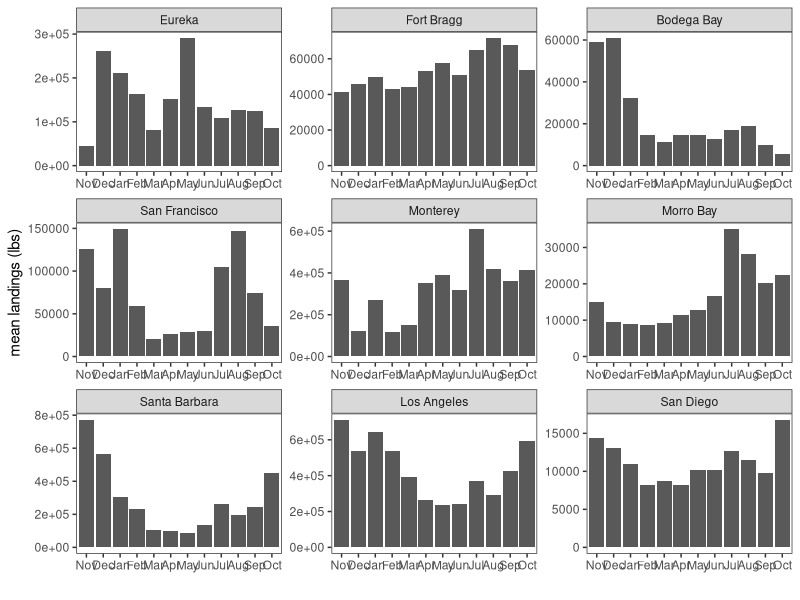
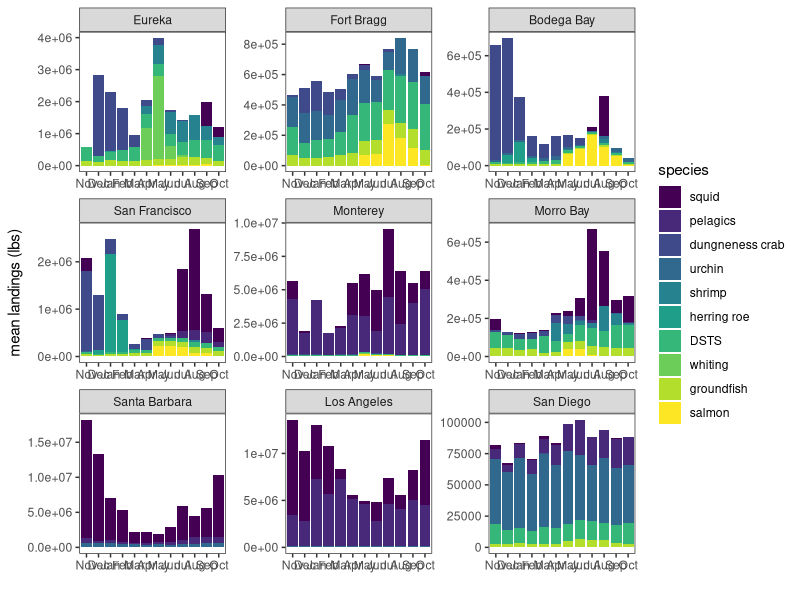
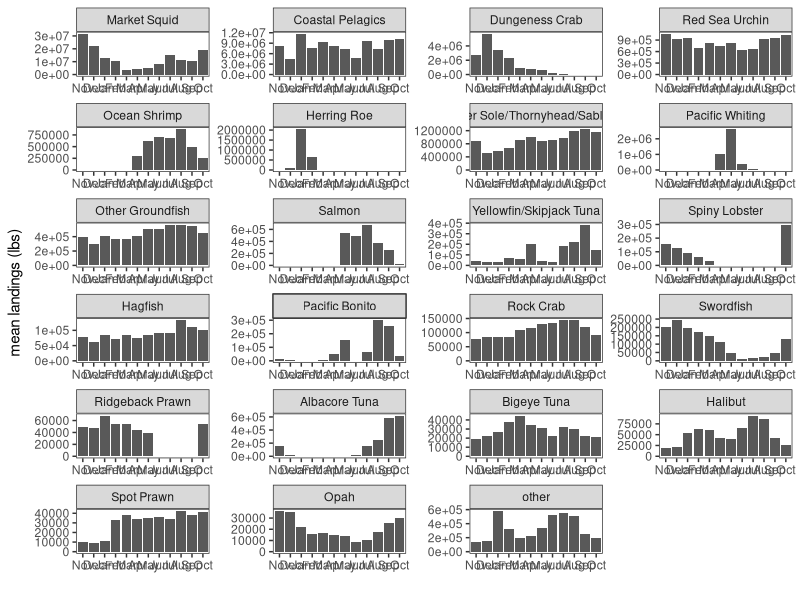

R code for these plots, in order:
# Analysis of the data from the nine areas within California, gathered from the
# California Department of Natural Resources, accessed here: 
# https://wildlife.ca.gov/Fishing/Commercial/Landings

library(stringr)
library(dplyr)
library(reshape2)
library(ggplot2)
library(viridis)

fishyears <- read.csv("Data/DFW areas/fisheries_year_soi.csv")
fishyears$month <- factor(fishyears$month, levels = c("Nov", "Dec", "Jan", 
                                                      "Feb", "Mar", "Apr", 
                                                      "May", "Jun", "Jul",
                                                      "Aug", "Sep", "Oct"))


# Order of areas from North -> South
area_order <- c("Eureka", "Fort Bragg", "Bodega Bay", "San Francisco", 
                "Monterey", "Morro Bay", "Santa Barbara", "Los Angeles",
                "San Diego")

# Abbreviation of months for nice plots
months_abbrev <- c("Jan", "Feb", "Mar", "Apr", "May", "Jun", "Jul", "Aug", 
                   "Sep", "Oct", "Nov", "Dec")

original_foi <- c("Market Squid", "Pelagics", "Dungeness Crab", "Red Sea Urchin",
                  "Ocean Shrimp", "Herring Roe", "Dover Sole_Thornyhead_Sablefish",
                  "Pacific Whiting", "Other Groundfish", "Salmon")
new_foi <- c("squid", "pelagics", "dungneness crab", "urchin", "shrimp", 
             "herring roe", "DSTS", "whiting", "groundfish", "salmon")

# Species of interest ordered by highest landings 
species_order <- c("Market Squid", "Pelagics", "Dungeness Crab",
                   "Red Sea Urchin", "Ocean Shrimp", "Herring Roe", 
                   "Dover Sole_Thornyhead_Sablefish", "Pacific Whiting",
                   "Other Groundfish", "Salmon", "Yellowfin_Skipjack", 
                   "Spiny Lobster", "Hagfish", "Pacific Bonito", "Rock Crab", 
                   "Swordfish", "Ridgeback Prawn", "Albacore Tuna", 
                   "Bigeye Tuna", "Halibut", "Spot Prawn", "Opah", "other")
# Top species of interest ordered by highest landings
top_species_order <- c("Market Squid", "Pelagics", "Dungeness Crab", 
                       "Red Sea Urchin", "Ocean Shrimp", "Herring Roe", 
                       "Dover Sole_Thornyhead_Sablefish", "Pacific Whiting",
                       "Other Groundfish", "Salmon")


# All landings ----------------------------------------------------------------
area_means <- fishyears %>%
  group_by(area, month) %>%
  summarize(landings = mean(landings, na.rm = TRUE))

area_means$area <- factor(area_means$area, levels = area_order)

area_mean_landings <- ggplot(area_means, aes(y = landings, x = month)) +
  geom_bar(stat = "identity") +
  ylab("mean landings (lbs)") + xlab(" ") +
  theme_bw() +
  theme(panel.grid.major = element_blank(), panel.grid.minor = element_blank()) +
  facet_wrap(~area, ncol = 3, scale = "free")

ggsave(filename="Monthly pdf data/Figures/all_landings.pdf", area_mean_landings,
       width=400, height=250, units="mm", dpi=300)


# Find monthly mean for each year for the top species of interest -------------
top_foi <- fishyears %>%
  filter(str_detect(species, "Market Squid|Pelagics|Dover Sole_Thornyhead_Sablefish|Pacific Whiting|Other Groundfish|Dungeness Crab|Red Sea Urchin|Ocean Shrimp|Herring Roe|Salmon"))

top_means <- top_foi %>% 
  group_by(species, area, month) %>%
  summarize(landings = mean(landings, na.rm = TRUE))
top_means$species <- factor(top_means$species, levels = original_foi, labels = new_foi)
top_means$area <- factor(top_means$area, levels = area_order)

# Plot monthly means for stable period
monthly_areas <- ggplot(top_means, aes(y = landings, x = month, fill = species)) +
  geom_bar(position = "stack", stat = "identity") +
  ylab("mean landings (lbs)") + xlab(" ") +
  theme_bw() +
  scale_fill_viridis(discrete = TRUE) +
  theme(panel.grid.major = element_blank(), panel.grid.minor = element_blank()) +
  facet_wrap(~area, ncol = 3, scale = "free")

ggsave(filename="Monthly pdf data/Figures/area_monthly_landings.pdf", monthly_areas,
       width=350, height=220, units="mm", dpi=300)


# Overall monthly trends for species of interest ------------------------------
overall_means <- fishyears %>%
  group_by(species, year, month) %>%
  summarize(landings = sum(landings, na.rm = TRUE)) %>%
  group_by(species, month) %>%
  summarize(landings = mean(landings, na.rm = TRUE))

overall_means$species <- factor(overall_means$species, 
                                levels = c("Market Squid", "Pelagics", "Dungeness Crab",
                                           "Red Sea Urchin", "Ocean Shrimp", "Herring Roe", 
                                           "Dover Sole_Thornyhead_Sablefish", "Pacific Whiting",
                                           "Other Groundfish", "Salmon", "Yellowfin_Skipjack", 
                                           "Spiny Lobster", "Hagfish", "Pacific Bonito", "Rock Crab", 
                                           "Swordfish", "Ridgeback Prawn", "Albacore Tuna", 
                                           "Bigeye Tuna", "Halibut", "Spot Prawn", "Opah", "other"),
                                labels = c("Market Squid", "Coastal Pelagics", "Dungeness Crab",
                                           "Red Sea Urchin", "Ocean Shrimp", "Herring Roe", 
                                           "Dover Sole/Thornyhead/Sablefish", "Pacific Whiting",
                                           "Other Groundfish", "Salmon", "Yellowfin/Skipjack Tuna", 
                                           "Spiny Lobster", "Hagfish", "Pacific Bonito", "Rock Crab", 
                                           "Swordfish", "Ridgeback Prawn", "Albacore Tuna", 
                                           "Bigeye Tuna", "Halibut", "Spot Prawn", "Opah", "other"))

monthly_species <- ggplot(overall_means, aes(y = landings, x = month)) +
  geom_bar(position = "stack", stat = "identity") +
  ylab("mean landings (lbs)") + xlab(" ") +
  theme_bw() +
  scale_fill_viridis(discrete = TRUE) +
  theme(panel.grid.major = element_blank(), panel.grid.minor = element_blank()) +
  facet_wrap(~species, ncol = 4, scale = "free")

ggsave(filename="Monthly pdf data/Figures/monthly_species.pdf", monthly_species,
       width=400, height=350, units="mm", dpi=300)
